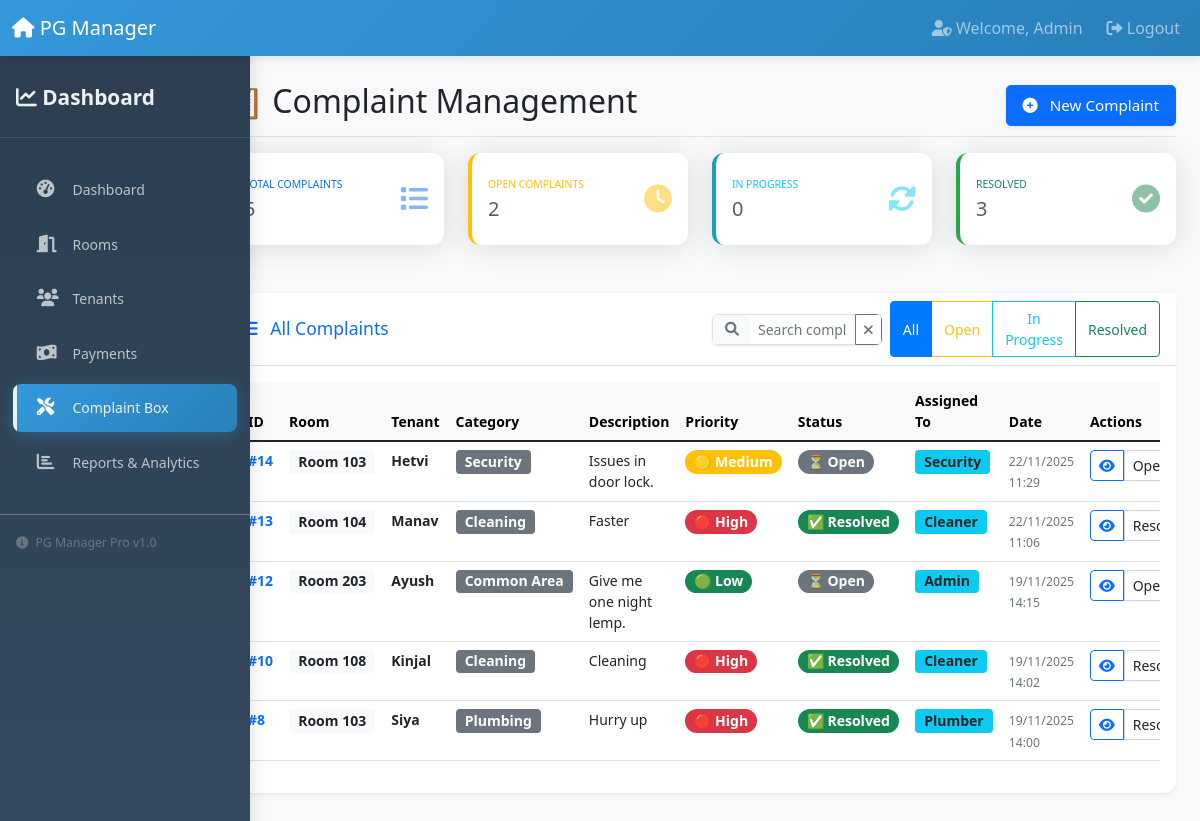
Page /complaints (signed in) on the committed database.
### database.py (models this page shows)
class Complaint(db.Model):
    id = db.Column(db.Integer, primary_key=True)
    tenant_id = db.Column(db.Integer, db.ForeignKey('tenant.id'), nullable=False)
    tenant = db.relationship('Tenant', backref=db.backref('complaints', lazy=True))
    room_id = db.Column(db.Integer, db.ForeignKey('room.id'), nullable=False)
    room = db.relationship('Room', backref=db.backref('complaints', lazy=True))
    category = db.Column(db.String(50), nullable=False)
    priority = db.Column(db.String(20), nullable=False)
    description = db.Column(db.Text, nullable=False)
    assigned_to = db.Column(db.String(100))
    status = db.Column(db.String(20), default='Open')
    photos = db.Column(db.Text)  # JSON string of photo paths
    created_at = db.Column(db.DateTime, default=datetime.utcnow)
    updated_at = db.Column(db.DateTime, default=datetime.utcnow, onupdate=datetime.utcnow)

class Room(db.Model):
    id = db.Column(db.Integer, primary_key=True)
    room_number = db.Column(db.String(10), unique=True, nullable=False)
    floor = db.Column(db.String(20), nullable=False)
    room_type = db.Column(db.String(50), nullable=False)
    sharing_type = db.Column(db.String(20), nullable=False)
    rent_amount = db.Column(db.Float, nullable=False)
    security_deposit = db.Column(db.Float, nullable=False)
    facilities = db.Column(db.Text)
    room_features = db.Column(db.Text)
    status = db.Column(db.String(20), default='Available')
    availability_date = db.Column(db.Date)
    additional_notes = db.Column(db.Text)
    created_at = db.Column(db.DateTime, default=datetime.utcnow)

class Tenant(db.Model):
    id = db.Column(db.Integer, primary_key=True)
    full_name = db.Column(db.String(100), nullable=False)
    gender = db.Column(db.String(10), nullable=False)
    date_of_birth = db.Column(db.Date)
    phone_number = db.Column(db.String(15), nullable=False)
    email = db.Column(db.String(100))
    aadhaar_number = db.Column(db.String(12), nullable=False)
    pan_number = db.Column(db.String(10))
    emergency_contact = db.Column(db.String(15), nullable=False)
    address_line1 = db.Column(db.Text, nullable=False)
    address_line2 = db.Column(db.Text)
    city = db.Column(db.String(50), nullable=False)
    state = db.Column(db.String(50), nullable=False)
    pin_code = db.Column(db.String(10), nullable=False)
    room_id = db.Column(db.Integer, db.ForeignKey('room.id'))
    room = db.relationship('Room', backref=db.backref('tenants', lazy=True))
    bed_number = db.Column(db.String(10))
    move_in_date = db.Column(db.Date, nullable=False)
    agreement_period = db.Column(db.Integer, nullable=False)  # in months
    rent_due_date = db.Column(db.Integer, default=5)  # day of month
    monthly_rent = db.Column(db.Float, nullable=False)
    security_deposit_paid = db.Column(db.Float, default=0)
    status = db.Column(db.String(20), default='Active')
    created_at = db.Column(db.DateTime, default=datetime.utcnow)

### app.py (the view)
@app.route('/complaints')
@login_required
def complaints():
    complaints_list = Complaint.query.order_by(Complaint.created_at.desc()).all()
    tenants_list = Tenant.query.all()
    open_complaints = Complaint.query.filter_by(status='Open').count()
    in_progress = Complaint.query.filter_by(status='In Progress').count()
    resolved = Complaint.query.filter_by(status='Resolved').count()
    return render_template('complaints.html',
                         complaints=complaints_list,
                         tenants=tenants_list,
                         open_complaints=open_complaints,
                         in_progress=in_progress,
                         resolved=resolved)

### templates/complaints.html (shortened to what this page needs)
{% extends "base.html" %}
{% block content %}
<div class="d-flex justify-content-between flex-wrap flex-md-nowrap align-items-center pt-3 pb-2 mb-3 border-bottom">
    <h1 class="h2">📋 Complaint Management</h1>
    <div>
        <button type="button" class="btn btn-primary btn-lg shadow-sm" data-bs-toggle="modal" data-bs-target="#addComplaintModal">
            <i class="fas fa-plus-circle me-2"></i> New Complaint
        </button>
    </div>
</div>
<div class="row mb-4">
    <div class="col-xl-3 col-md-6 mb-4">
        <div class="card border-left-primary shadow h-100 py-2" style="border-left: 4px solid #007bff !important;">
            <div class="card-body">
                <div class="row no-gutters align-items-center">
                    <div class="col mr-2">
                        <div class="text-xs font-weight-bold text-primary text-uppercase mb-1">
                            Total Complaints</div>
                        <div class="h5 mb-0 font-weight-bold text-gray-800">{{ complaints|length }}</div>
                    </div>
                    <div class="col-auto">
                        <i class="fas fa-list fa-2x text-primary opacity-50"></i>
                    </div>
                </div>
            </div>
        </div>
    </div>
    <div class="col-xl-3 col-md-6 mb-4">
        <div class="card border-left-warning shadow h-100 py-2" style="border-left: 4px solid #ffc107 !important;">
            <div class="card-body">
                <div class="row no-gutters align-items-center">
                    <div class="col mr-2">
                        <div class="text-xs font-weight-bold text-warning text-uppercase mb-1">
                            Open Complaints</div>
                        <div class="h5 mb-0 font-weight-bold text-gray-800">{{ complaints|selectattr('status', 'equalto', 'Open')|list|length }}</div>
                    </div>
                    <div class="col-auto">
                        <i class="fas fa-clock fa-2x text-warning opacity-50"></i>
                    </div>
                </div>
            </div>
        </div>
    </div>
    <div class="col-xl-3 col-md-6 mb-4">
        <div class="card border-left-info shadow h-100 py-2" style="border-left: 4px solid #17a2b8 !important;">
            <div class="card-body">
                <div class="row no-gutters align-items-center">
                    <div class="col mr-2">
                        <div class="text-xs font-weight-bold text-info text-uppercase mb-1">
                            In Progress</div>
                        <div class="h5 mb-0 font-weight-bold text-gray-800">{{ complaints|selectattr('status', 'equalto', 'In Progress')|list|length }}</div>
                    </div>
                    <div class="col-auto">
                        <i class="fas fa-sync-alt fa-2x text-info opacity-50"></i>
                    </div>
                </div>
            </div>
        </div>
    </div>
    <div class="col-xl-3 col-md-6 mb-4">
        <div class="card border-left-success shadow h-100 py-2" style="border-left: 4px solid #28a745 !important;">
            <div class="card-body">
                <div class="row no-gutters align-items-center">
                    <div class="col mr-2">
                        <div class="text-xs font-weight-bold text-success text-uppercase mb-1">
                            Resolved</div>
                        <div class="h5 mb-0 font-weight-bold text-gray-800">{{ complaints|selectattr('status', 'equalto', 'Resolved')|list|length }}</div>
                    </div>
                    <div class="col-auto">
                        <i class="fas fa-check-circle fa-2x text-success opacity-50"></i>
                    </div>
                </div>
            </div>
        </div>
    </div>
</div>
<div class="card shadow-sm border-0">
    <div class="card-header bg-white border-bottom">
        <div class="row align-items-center">
            <div class="col-md-6">
                <h5 class="card-title mb-2 mb-md-0 text-primary">
                     All Complaints
                </h5>
            </div>
            <div class="col-md-6">
                <div class="d-flex justify-content-md-end align-items-center gap-2">
                    <div class="search-box" style="max-width: 300px;">
                        <div class="input-group input-group-sm">
                            <span class="input-group-text bg-light border-end-0">
                                <i class="fas fa-search text-muted"></i>
                            </span>
                            <input type="text" id="complaintSearch" class="form-control border-start-0"
                                   placeholder="Search complaints...">
                            <button class="btn btn-outline-secondary" type="button" id="clearSearch" title="Clear search">
                                <i class="fas fa-times"></i>
                            </button>
                        </div>
                    </div>
                    <div class="btn-group btn-group-sm" role="group">
                        <button type="button" class="btn btn-outline-primary active filter-btn" data-filter="all" title="All complaints">
                            All
                        </button>
                        <button type="button" class="btn btn-outline-warning filter-btn" data-filter="open" title="Open complaints">
                            Open
                        </button>
                        <button type="button" class="btn btn-outline-info filter-btn" data-filter="in-progress" title="In Progress complaints">
                            In Progress
                        </button>
                        <button type="button" class="btn btn-outline-success filter-btn" data-filter="resolved" title="Resolved complaints">
                            Resolved
                        </button>
                    </div>
                </div>
            </div>
        </div>
    </div>
    <div class="card-body">
        <div class="table-responsive">
            <table class="table table-hover" id="complaintsTable">
                <thead class="table-light">
                    <tr>
                        <th>ID</th>
                        <th>Room</th>
                        <th>Tenant</th>
                        <th>Category</th>
                        <th>Description</th>
                        <th>Priority</th>
                        <th>Status</th>
                        <th>Assigned To</th>
                        <th>Date</th>
                        <th>Actions</th>
                    </tr>
                </thead>
                <tbody id="complaintsTableBody">
                    {% for complaint in complaints %}
                    <tr class="complaint-row"
                        data-complaint-id="{{ complaint.id }}"
                        data-complaint-room="{{ complaint.room.room_number|lower }}"
                        data-complaint-tenant="{{ complaint.tenant.full_name|lower }}"
                        data-complaint-category="{{ complaint.category|lower }}"
                        data-complaint-status="{{ complaint.status|lower }}"
                        data-complaint-priority="{{ complaint.priority|lower }}">
                        <td>
                            <strong class="text-primary">#{{ complaint.id }}</strong>
                        </td>
                        <td>
                            <span class="badge bg-light text-dark">Room {{ complaint.room.room_number }}</span>
                        </td>
                        <td>
                            <strong>{{ complaint.tenant.full_name }}</strong>
                        </td>
                        <td>
                            <span class="badge bg-secondary">{{ complaint.category }}</span>
                        </td>
                        <td>
                            <div class="complaint-description">
                                {{ complaint.description[:60] }}{% if complaint.description|length > 60 %}...{% endif %}
                            </div>
                        </td>
                        <td>
                            {% if complaint.priority == 'High' %}
                                <span class="badge bg-danger rounded-pill">🔴 High</span>
                            {% elif complaint.priority == 'Medium' %}
                                <span class="badge bg-warning rounded-pill">🟡 Medium</span>
                            {% else %}
                                <span class="badge bg-success rounded-pill">🟢 Low</span>
                            {% endif %}
                        </td>
                        <td>
                            {% if complaint.status == 'Open' %}
                                <span class="badge bg-secondary rounded-pill">⏳ Open</span>
                            {% elif complaint.status == 'In Progress' %}
                                <span class="badge bg-primary rounded-pill">🔄 In Progress</span>
                            {% elif complaint.status == 'Resolved' %}
                                <span class="badge bg-success rounded-pill">✅ Resolved</span>
                            {% endif %}
                        </td>
                        <td>
                            {% if complaint.assigned_to %}
                                <span class="badge bg-info text-dark">{{ complaint.assigned_to }}</span>
                            {% else %}
                                <span class="text-muted">Not assigned</span>
                            {% endif %}
                        </td>
                        <td>
                            <small class="text-muted">{{ complaint.created_at.strftime('%d/%m/%Y') }}</small>
                            <br>
                            <small class="text-muted">{{ complaint.created_at.strftime('%H:%M') }}</small>
                        </td>
                        <td>
                            <div class="btn-group btn-group-sm">
                                <button class="btn btn-outline-primary view-complaint-btn rounded-start"
                                        title="View Details"
                                        data-complaint-id="{{ complaint.id }}">
                                    <i class="fas fa-eye"></i>
                                </button>
                                <form method="POST" action="{{ url_for('update_complaint_status', complaint_id=complaint.id) }}" class="d-inline">
                                    <select name="status" class="form-select form-select-sm status-select" onchange="this.form.submit()">
                                        <option value="Open" {% if complaint.status == 'Open' %}selected{% endif %}>Open</option>
                                        <option value="Resolved" {% if complaint.status == 'Resolved' %}selected{% endif %}>Resolved</option>
                                    </select>
                                </form>
                            </div>
                        </td>
                    </tr>
                    {% endfor %}
                </tbody>
            </table>
        </div>
    </div>
</div>
{% endblock %}

### rows in the picture
Complaint: id "14", room.room_number "103", tenant.full_name "Hetvi", category "Security", description "Issues in door lock.", priority "🟡 Medium", shows "⏳ Open", assigned_to "Security", created_at "22/11/2025", created_at "11:29", status "Open"
Complaint: id "13", room.room_number "104", tenant.full_name "Manav", category "Cleaning", description "Faster", priority "🔴 High", shows "✅ Resolved", assigned_to "Cleaner", created_at "22/11/2025", created_at "11:06", status "Resolved"
Complaint: id "12", room.room_number "203", tenant.full_name "Ayush", category "Common Area", description "Give me one night lemp.", priority "🟢 Low", shows "⏳ Open", assigned_to "Admin", created_at "19/11/2025", created_at "14:15", status "Open"
Complaint: id "10", room.room_number "108", tenant.full_name "Kinjal", category "Cleaning", description "Cleaning", priority "🔴 High", shows "✅ Resolved", assigned_to "Cleaner", created_at "19/11/2025", created_at "14:02", status "Resolved"
Complaint: id "8", room.room_number "103", tenant.full_name "Siya", category "Plumbing", description "Hurry up", priority "🔴 High", shows "✅ Resolved", assigned_to "Plumber", created_at "19/11/2025", created_at "14:00", status "Resolved"

### other values in the picture
{{ complaints|selectattr('status', 'equalto', 'Open')|list|length }} "2"
{{ complaints|selectattr('status', 'equalto', 'In Progress')|list|length }} "0"
{{ complaints|selectattr('status', 'equalto', 'Resolved')|list|length }} "3"
